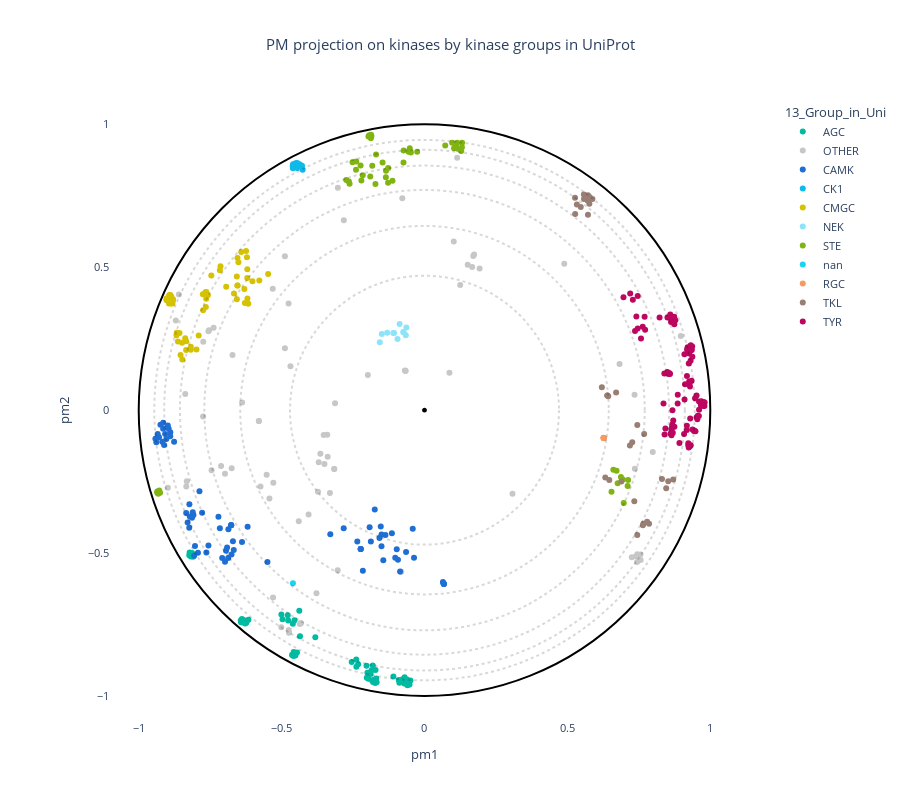

The notebook cell this image was saved under:
### Code cell
# OPTIONS =================================================
#Here you can set different parameters to color & annotate the resulting projection:

if embed :
    title = "PM projection on kinases by kinase groups in UniProt with embeddings"  
else :
    title = "PM projection on kinases by kinase groups in UniProt without embeddings"  
#----------------------------------------------------------
# Select the coloring from annotation .csv file:
labels_name = "13_Group_in_Uni"
# Select classes to label among the "labels_name" or "second_labels_name" column (comma separated list):
second_labels_name = ""
labels_text = []
show_text = False
#----------------------------------------------------------
# Use a custom color palette:
color_palette = kinase_palette #Default: None
use_custom_palette = True
#==========================================================


#Check projection visualization parameters
#Labels name
if labels_name == "":
    labels_name = None
elif labels_name not in annotation_names:
    raise NameError(f"labels_name {labels_name} is not in the availables annotations.\nAvailables annotations: {annotation_names}")
#Second labels name
if second_labels_name == "":
    second_labels_name = None
elif second_labels_name not in annotation_names:
    raise NameError(f'"second_labels_name" {second_labels_name} is not in the availables annotations.\nAvailables annotations: {annotation_names}')

if not use_custom_palette:
    color_palette = None

#Plot graph
fig = plot_embedding_interactive(df_embedding, 
                                 labels_name = labels_name,
                                 second_labels_name = second_labels_name, 
                                 show_text = show_text,
                                 labels_text = labels_text,
                                 color_palette = color_palette, 
                                 title = title, 
                                 fontsize = 11)
fig.show()

### Figure 1 — Plotly figure (JSON) as saved in the notebook; plotly's stock layout.template omitted (floating-point values rounded to 4 significant figures; data arrays with more than 128 entries replaced by an {"elided": "..."} marker saying what was removed)
{"data": [{"customdata": {"elided": "64x19 mixed values"}, "hovertemplate": "<b>%{hovertext}</b><br><br>13_Group_in_Uni=%{customdata[13]}<br>pm1=%{x}<br>pm2=%{y}<br>proteins_id=%{customdata[0]}<br>1_Group=%{customdata[1]}<br>2_Gene=%{customdata[2]}<br>3_HGNC=%{customdata[3]}<br>4_Uni_entry=%{customdata[4]}<br>5_Uni_acc=%{customdata[5]}<br>6_Domain_begin=%{customdata[6]}<br>7_Domain_end=%{customdata[7]}<br>8_Domain_length=%{customdata[8]}<br>9_Largest_insert_length=%{customdata[9]}<br>10_PDB_validation=%{customdata[10]}<br>11_Conformational_state=%{customdata[11]}<br>12_Dihedral_state=%{customdata[12]}<br>14_Group_in_Manning=%{customdata[14]}<br>15_Synonymn=%{customdata[15]}<br>evo_distance=%{customdata[16]}<br>decile_domain=%{customdata[17]}<br>small_cluster=%{customdata[18]}<extra></extra>", "hovertext": ["AGC", "AGC", "AGC", "AGC", "AGC", "AGC", "AGC", "AGC", "AGC", "AGC", "AGC", "AGC", "AGC", "AGC", "AGC", "AGC", "AGC", "AGC", "AGC", "AGC", "AGC", "AGC", "AGC", "AGC", "AGC", "AGC", "AGC", "AGC", "AGC", "AGC", "AGC", "AGC", "AGC", "AGC", "AGC", "AGC", "AGC", "AGC", "AGC", "AGC", "AGC", "AGC", "AGC", "AGC", "AGC", "AGC", "AGC", "AGC", "AGC", "AGC", "AGC", "AGC", "AGC", "AGC", "AGC", "AGC", "AGC", "AGC", "AGC", "AGC", "AGC", "AGC", "AGC", "AGC"], "legendgroup": "AGC", "marker": {"color": "#00bba1", "symbol": "circle"}, "mode": "markers", "name": "AGC", "orientation": "v", "showlegend": true, "type": "scatter", "x": [-0.1713, -0.181, -0.2029, -0.6359, -0.6337, -0.6397, -0.642, -0.6429, -0.4636, -0.4461, -0.4577, -0.4519, -0.4587, -0.4547, -0.4586, -0.6249, -0.6269, -0.2383, -0.2548, -0.2387, -0.2322, -0.382, -0.202, -0.1964, -0.09001, -0.08792, -0.1089, -0.1773, -0.1728, -0.1686, -0.07083, -0.05924, -0.06957, -0.06595, -0.06093, -0.04912, -0.05244, -0.0767, -0.0595, -0.1676, -0.1726, -0.1802, -0.1836, -0.6348, -0.639, -0.477, -0.4549, -0.4607, -0.4356, -0.4381, -0.4786, -0.4968, -0.5008, -0.1885, -0.186, -0.1998, -0.6227, -0.6161, -0.8098, -0.8174, -0.8177, -0.8131, -0.8218, -0.8231], "xaxis": "x", "y": [-0.9091, -0.8939, -0.8941, -0.7431, -0.7391, -0.7385, -0.7426, -0.7362, -0.8565, -0.8479, -0.846, -0.8587, -0.8534, -0.8549, -0.8606, -0.7366, -0.7464, -0.8977, -0.8812, -0.8723, -0.8893, -0.7946, -0.9361, -0.9404, -0.9444, -0.9538, -0.9316, -0.9432, -0.9445, -0.9389, -0.957, -0.9507, -0.935, -0.9514, -0.9423, -0.9461, -0.9597, -0.9419, -0.9627, -0.9522, -0.9546, -0.9514, -0.9465, -0.7336, -0.731, -0.7365, -0.7348, -0.7479, -0.791, -0.7017, -0.7173, -0.7321, -0.7149, -0.923, -0.9115, -0.9193, -0.743, -0.7332, -0.5131, -0.5076, -0.5125, -0.5002, -0.4985, -0.5078], "yaxis": "y"}, {"customdata": {"elided": "81x19 mixed values"}, "hovertemplate": "<b>%{hovertext}</b><br><br>13_Group_in_Uni=%{customdata[13]}<br>pm1=%{x}<br>pm2=%{y}<br>proteins_id=%{customdata[0]}<br>1_Group=%{customdata[1]}<br>2_Gene=%{customdata[2]}<br>3_HGNC=%{customdata[3]}<br>4_Uni_entry=%{customdata[4]}<br>5_Uni_acc=%{customdata[5]}<br>6_Domain_begin=%{customdata[6]}<br>7_Domain_end=%{customdata[7]}<br>8_Domain_length=%{customdata[8]}<br>9_Largest_insert_length=%{customdata[9]}<br>10_PDB_validation=%{customdata[10]}<br>11_Conformational_state=%{customdata[11]}<br>12_Dihedral_state=%{customdata[12]}<br>14_Group_in_Manning=%{customdata[14]}<br>15_Synonymn=%{customdata[15]}<br>evo_distance=%{customdata[16]}<br>decile_domain=%{customdata[17]}<br>small_cluster=%{customdata[18]}<extra></extra>", "hovertext": ["OTHER", "OTHER", "OTHER", "OTHER", "OTHER", "OTHER", "OTHER", "OTHER", "OTHER", "OTHER", "OTHER", "OTHER", "OTHER", "OTHER", "OTHER", "OTHER", "OTHER", "OTHER", "OTHER", "OTHER", "OTHER", "OTHER", "OTHER", "OTHER", "OTHER", "OTHER", "OTHER", "OTHER", "OTHER", "OTHER", "OTHER", "OTHER", "OTHER", "OTHER", "OTHER", "OTHER", "OTHER", "OTHER", "OTHER", "OTHER", "OTHER", "OTHER", "OTHER", "OTHER", "OTHER", "OTHER", "OTHER", "OTHER", "OTHER", "OTHER", "OTHER", "OTHER", "OTHER", "OTHER", "OTHER", "OTHER", "OTHER", "OTHER", "OTHER", "OTHER", "OTHER", "OTHER", "OTHER", "OTHER", "OTHER", "OTHER", "OTHER", "OTHER", "OTHER", "OTHER", "OTHER", "OTHER", "OTHER", "OTHER", "OTHER", "OTHER", "OTHER", "OTHER", "OTHER", "OTHER", "OTHER"], "legendgroup": "OTHER", "marker": {"color": "#c7c7c7", "symbol": "circle"}, "mode": "markers", "name": "OTHER", "orientation": "v", "showlegend": true, "type": "scatter", "x": [-0.5012, -0.4332, -0.4332, -0.4362, -0.5738, -0.529, -0.5427, -0.08374, -0.08152, -0.7118, -0.6748, -0.7451, -0.5524, -0.6981, -0.754, -0.7561, -0.7379, -0.0661, -0.06678, -0.7749, -0.8371, -0.7742, -0.3308, 0.6825, 0.1249, 0.1928, 0.1668, 0.1143, 0.1511, -0.8318, -0.8335, -0.06868, 0.3079, -0.3727, -0.3161, 0.735, 0.7987, 0.7439, 0.7563, -0.1982, -0.3404, -0.5794, -0.6719, -0.6381, -0.4885, 0.1024, 0.8967, -0.5798, -0.0777, -0.8981, -0.4743, -0.4749, -0.3037, -0.3781, -0.469, -0.4884, -0.2823, -0.5299, 0.08723, -0.4756, -0.3529, -0.313, -0.8701, -0.3032, -0.3157, 0.736, -0.44, -0.4056, 0.489, -0.531, -0.8596, -0.3501, -0.3702, -0.3388, -0.3643, 0.1706, 0.1736, 0.7448, 0.7396, 0.7254, 0.7559], "xaxis": "x", "y": [-0.76, -0.7462, -0.7461, -0.748, -0.2671, -0.2538, -0.3092, -0.5662, -0.5655, -0.1956, -0.2036, -0.2103, -0.2262, -0.2224, 0.2796, 0.2764, 0.2883, 0.1381, 0.1372, -0.02189, 0.0567, 0.2391, -0.2899, 0.1619, 0.4379, 0.4955, 0.5012, 0.8833, 0.5086, -0.2493, -0.2674, 0.1385, -0.2922, -0.2858, -0.2061, 0.05371, -0.1461, -0.5312, -0.5248, 0.1228, -0.08593, -0.03797, 0.1929, 0.0268, 0.5381, 0.5898, 0.2597, -0.03774, 0.7418, -0.2715, -0.7789, -0.7692, -0.5602, -0.6406, 0.1535, 0.2169, 0.6641, -0.6553, 0.1307, 0.3728, -0.08672, 0.02448, 0.3134, 0.7782, -0.2061, -0.2051, -0.3889, -0.365, 0.5118, 0.4243, 0.4046, -0.1889, -0.1822, -0.1628, -0.1525, 0.5392, 0.5448, -0.5042, -0.5113, -0.5146, -0.5049], "yaxis": "y"}, {"customdata": {"elided": "77x19 mixed values"}, "hovertemplate": "<b>%{hovertext}</b><br><br>13_Group_in_Uni=%{customdata[13]}<br>pm1=%{x}<br>pm2=%{y}<br>proteins_id=%{customdata[0]}<br>1_Group=%{customdata[1]}<br>2_Gene=%{customdata[2]}<br>3_HGNC=%{customdata[3]}<br>4_Uni_entry=%{customdata[4]}<br>5_Uni_acc=%{customdata[5]}<br>6_Domain_begin=%{customdata[6]}<br>7_Domain_end=%{customdata[7]}<br>8_Domain_length=%{customdata[8]}<br>9_Largest_insert_length=%{customdata[9]}<br>10_PDB_validation=%{customdata[10]}<br>11_Conformational_state=%{customdata[11]}<br>12_Dihedral_state=%{customdata[12]}<br>14_Group_in_Manning=%{customdata[14]}<br>15_Synonymn=%{customdata[15]}<br>evo_distance=%{customdata[16]}<br>decile_domain=%{customdata[17]}<br>small_cluster=%{customdata[18]}<extra></extra>", "hovertext": ["CAMK", "CAMK", "CAMK", "CAMK", "CAMK", "CAMK", "CAMK", "CAMK", "CAMK", "CAMK", "CAMK", "CAMK", "CAMK", "CAMK", "CAMK", "CAMK", "CAMK", "CAMK", "CAMK", "CAMK", "CAMK", "CAMK", "CAMK", "CAMK", "CAMK", "CAMK", "CAMK", "CAMK", "CAMK", "CAMK", "CAMK", "CAMK", "CAMK", "CAMK", "CAMK", "CAMK", "CAMK", "CAMK", "CAMK", "CAMK", "CAMK", "CAMK", "CAMK", "CAMK", "CAMK", "CAMK", "CAMK", "CAMK", "CAMK", "CAMK", "CAMK", "CAMK", "CAMK", "CAMK", "CAMK", "CAMK", "CAMK", "CAMK", "CAMK", "CAMK", "CAMK", "CAMK", "CAMK", "CAMK", "CAMK", "CAMK", "CAMK", "CAMK", "CAMK", "CAMK", "CAMK", "CAMK", "CAMK", "CAMK", "CAMK", "CAMK", "CAMK"], "legendgroup": "CAMK", "marker": {"color": "#1f6ed4", "symbol": "circle"}, "mode": "markers", "name": "CAMK", "orientation": "v", "showlegend": true, "type": "scatter", "x": [-0.1504, -0.1505, -0.6908, -0.6753, -0.6943, -0.8085, -0.8209, -0.8135, -0.811, -0.6704, -0.687, -0.8338, -0.2157, -0.6385, -0.9076, -0.8894, -0.8762, -0.7161, -0.6862, -0.7211, -0.174, -0.9175, -0.7633, -0.756, -0.8031, -0.1368, -0.1576, -0.192, -0.153, -0.1442, -0.8062, -0.7927, -0.9142, -0.924, -0.9145, -0.8981, -0.1141, -0.3296, -0.2827, -0.929, -0.9383, -0.2352, -0.7874, -0.8227, -0.2234, -0.2234, -0.223, -0.6675, -0.1024, -0.09284, -0.6764, -0.6762, -0.6768, -0.7079, -0.698, -0.06446, -0.03665, -0.09713, -0.04113, -0.1877, -0.9335, -0.9417, -0.0854, -0.9034, -0.8897, -0.6189, -0.5495, -0.7782, -0.829, -0.8232, -0.9112, 0.0671, 0.0677, 0.06695, 0.06771, 0.0645, -0.8952], "xaxis": "x", "y": [-0.476, -0.4351, -0.481, -0.5051, -0.4922, -0.3667, -0.3721, -0.3764, -0.357, -0.4591, -0.5172, -0.3602, -0.562, -0.4613, -0.08329, -0.0775, -0.1107, -0.4132, -0.4165, -0.3729, -0.348, -0.1107, -0.4983, -0.4736, -0.4756, -0.4366, -0.4475, -0.41, -0.4069, -0.5252, -0.5092, -0.4991, -0.04396, -0.05136, -0.06499, -0.05358, -0.4306, -0.434, -0.4135, -0.09484, -0.1123, -0.4593, -0.2837, -0.3295, -0.4856, -0.4861, -0.4857, -0.4895, -0.5167, -0.5239, -0.4024, -0.4022, -0.4025, -0.5172, -0.5309, -0.4964, -0.5162, -0.4864, -0.4149, -0.4597, -0.08364, -0.09991, -0.565, -0.101, -0.09124, -0.4083, -0.531, -0.359, -0.3936, -0.4116, -0.1221, -0.6073, -0.6081, -0.6068, -0.6086, -0.6015, -0.06536], "yaxis": "y"}, {"customdata": {"elided": "12x19 mixed values"}, "hovertemplate": "<b>%{hovertext}</b><br><br>13_Group_in_Uni=%{customdata[13]}<br>pm1=%{x}<br>pm2=%{y}<br>proteins_id=%{customdata[0]}<br>1_Group=%{customdata[1]}<br>2_Gene=%{customdata[2]}<br>3_HGNC=%{customdata[3]}<br>4_Uni_entry=%{customdata[4]}<br>5_Uni_acc=%{customdata[5]}<br>6_Domain_begin=%{customdata[6]}<br>7_Domain_end=%{customdata[7]}<br>8_Domain_length=%{customdata[8]}<br>9_Largest_insert_length=%{customdata[9]}<br>10_PDB_validation=%{customdata[10]}<br>11_Conformational_state=%{customdata[11]}<br>12_Dihedral_state=%{customdata[12]}<br>14_Group_in_Manning=%{customdata[14]}<br>15_Synonymn=%{customdata[15]}<br>evo_distance=%{customdata[16]}<br>decile_domain=%{customdata[17]}<br>small_cluster=%{customdata[18]}<extra></extra>", "hovertext": ["CK1", "CK1", "CK1", "CK1", "CK1", "CK1", "CK1", "CK1", "CK1", "CK1", "CK1", "CK1"], "legendgroup": "CK1", "marker": {"color": "#0dbae9", "symbol": "circle"}, "mode": "markers", "name": "CK1", "orientation": "v", "showlegend": true, "type": "scatter", "x": [-0.4413, -0.4372, -0.4455, -0.4492, -0.4476, -0.4512, -0.4455, -0.4264, -0.4287, -0.4612, -0.4604, -0.46], "xaxis": "x", "y": [0.8542, 0.8606, 0.8475, 0.8528, 0.8591, 0.8635, 0.8644, 0.8412, 0.8554, 0.8533, 0.8463, 0.8607], "yaxis": "y"}, {"customdata": {"elided": "62x19 mixed values"}, "hovertemplate": "<b>%{hovertext}</b><br><br>13_Group_in_Uni=%{customdata[13]}<br>pm1=%{x}<br>pm2=%{y}<br>proteins_id=%{customdata[0]}<br>1_Group=%{customdata[1]}<br>2_Gene=%{customdata[2]}<br>3_HGNC=%{customdata[3]}<br>4_Uni_entry=%{customdata[4]}<br>5_Uni_acc=%{customdata[5]}<br>6_Domain_begin=%{customdata[6]}<br>7_Domain_end=%{customdata[7]}<br>8_Domain_length=%{customdata[8]}<br>9_Largest_insert_length=%{customdata[9]}<br>10_PDB_validation=%{customdata[10]}<br>11_Conformational_state=%{customdata[11]}<br>12_Dihedral_state=%{customdata[12]}<br>14_Group_in_Manning=%{customdata[14]}<br>15_Synonymn=%{customdata[15]}<br>evo_distance=%{customdata[16]}<br>decile_domain=%{customdata[17]}<br>small_cluster=%{customdata[18]}<extra></extra>", "hovertext": ["CMGC", "CMGC", "CMGC", "CMGC", "CMGC", "CMGC", "CMGC", "CMGC", "CMGC", "CMGC", "CMGC", "CMGC", "CMGC", "CMGC", "CMGC", "CMGC", "CMGC", "CMGC", "CMGC", "CMGC", "CMGC", "CMGC", "CMGC", "CMGC", "CMGC", "CMGC", "CMGC", "CMGC", "CMGC", "CMGC", "CMGC", "CMGC", "CMGC", "CMGC", "CMGC", "CMGC", "CMGC", "CMGC", "CMGC", "CMGC", "CMGC", "CMGC", "CMGC", "CMGC", "CMGC", "CMGC", "CMGC", "CMGC", "CMGC", "CMGC", "CMGC", "CMGC", "CMGC", "CMGC", "CMGC", "CMGC", "CMGC", "CMGC", "CMGC", "CMGC", "CMGC", "CMGC"], "legendgroup": "CMGC", "marker": {"color": "#d5c203", "symbol": "circle"}, "mode": "markers", "name": "CMGC", "orientation": "v", "showlegend": true, "type": "scatter", "x": [-0.6567, -0.6196, -0.6543, -0.6544, -0.6164, -0.6211, -0.6412, -0.6244, -0.6212, -0.651, -0.6544, -0.6021, -0.6302, -0.6938, -0.6668, -0.5781, -0.62, -0.5471, -0.6565, -0.6202, -0.6285, -0.764, -0.7635, -0.7756, -0.7663, -0.7581, -0.9024, -0.9029, -0.9005, -0.9017, -0.8796, -0.8866, -0.8927, -0.8856, -0.8915, -0.7651, -0.7746, -0.8823, -0.888, -0.8874, -0.8941, -0.7138, -0.716, -0.8341, -0.8572, -0.8373, -0.8628, -0.8484, -0.834, -0.7901, -0.8177, -0.8536, -0.8474, -0.7979, -0.8678, -0.8672, -0.746, -0.8177, -0.8815, -0.8937, -0.8927, -0.8893], "xaxis": "x", "y": [0.4679, 0.3902, 0.4364, 0.4365, 0.3722, 0.377, 0.5536, 0.5564, 0.5345, 0.5173, 0.532, 0.4512, 0.4236, 0.432, 0.4084, 0.4536, 0.4934, 0.4766, 0.3884, 0.4624, 0.3745, 0.3895, 0.413, 0.4056, 0.4125, 0.4019, 0.3844, 0.3877, 0.3875, 0.3912, 0.3875, 0.3886, 0.3939, 0.3966, 0.3871, 0.3607, 0.3494, 0.3728, 0.3729, 0.3797, 0.3729, 0.5032, 0.4893, 0.2103, 0.2701, 0.2514, 0.2404, 0.2361, 0.2408, 0.2608, 0.2116, 0.1927, 0.1771, 0.2117, 0.2619, 0.2709, 0.4711, 0.2221, 0.3792, 0.4002, 0.4026, 0.4031], "yaxis": "y"}, {"customdata": {"elided": "11x19 mixed values"}, "hovertemplate": "<b>%{hovertext}</b><br><br>13_Group_in_Uni=%{customdata[13]}<br>pm1=%{x}<br>pm2=%{y}<br>proteins_id=%{customdata[0]}<br>1_Group=%{customdata[1]}<br>2_Gene=%{customdata[2]}<br>3_HGNC=%{customdata[3]}<br>4_Uni_entry=%{customdata[4]}<br>5_Uni_acc=%{customdata[5]}<br>6_Domain_begin=%{customdata[6]}<br>7_Domain_end=%{customdata[7]}<br>8_Domain_length=%{customdata[8]}<br>9_Largest_insert_length=%{customdata[9]}<br>10_PDB_validation=%{customdata[10]}<br>11_Conformational_state=%{customdata[11]}<br>12_Dihedral_state=%{customdata[12]}<br>14_Group_in_Manning=%{customdata[14]}<br>15_Synonymn=%{customdata[15]}<br>evo_distance=%{customdata[16]}<br>decile_domain=%{customdata[17]}<br>small_cluster=%{customdata[18]}<extra></extra>", "hovertext": ["NEK", "NEK", "NEK", "NEK", "NEK", "NEK", "NEK", "NEK", "NEK", "NEK", "NEK"], "legendgroup": "NEK", "marker": {"color": "#8ce4fa", "symbol": "circle"}, "mode": "markers", "name": "NEK", "orientation": "v", "showlegend": true, "type": "scatter", "x": [-0.06534, -0.1565, -0.07393, -0.08706, -0.07359, -0.06338, -0.09445, -0.1306, -0.1494, -0.1092, -0.1066], "xaxis": "x", "y": [0.2621, 0.2376, 0.2738, 0.3011, 0.2729, 0.2891, 0.249, 0.2704, 0.2666, 0.2695, 0.2699], "yaxis": "y"}, {"customdata": {"elided": "56x19 mixed values"}, "hovertemplate": "<b>%{hovertext}</b><br><br>13_Group_in_Uni=%{customdata[13]}<br>pm1=%{x}<br>pm2=%{y}<br>proteins_id=%{customdata[0]}<br>1_Group=%{customdata[1]}<br>2_Gene=%{customdata[2]}<br>3_HGNC=%{customdata[3]}<br>4_Uni_entry=%{customdata[4]}<br>5_Uni_acc=%{customdata[5]}<br>6_Domain_begin=%{customdata[6]}<br>7_Domain_end=%{customdata[7]}<br>8_Domain_length=%{customdata[8]}<br>9_Largest_insert_length=%{customdata[9]}<br>10_PDB_validation=%{customdata[10]}<br>11_Conformational_state=%{customdata[11]}<br>12_Dihedral_state=%{customdata[12]}<br>14_Group_in_Manning=%{customdata[14]}<br>15_Synonymn=%{customdata[15]}<br>evo_distance=%{customdata[16]}<br>decile_domain=%{customdata[17]}<br>small_cluster=%{customdata[18]}<extra></extra>", "hovertext": ["STE", "STE", "STE", "STE", "STE", "STE", "STE", "STE", "STE", "STE", "STE", "STE", "STE", "STE", "STE", "STE", "STE", "STE", "STE", "STE", "STE", "STE", "STE", "STE", "STE", "STE", "STE", "STE", "STE", "STE", "STE", "STE", "STE", "STE", "STE", "STE", "STE", "STE", "STE", "STE", "STE", "STE", "STE", "STE", "STE", "STE", "STE", "STE", "STE", "STE", "STE", "STE", "STE", "STE", "STE", "STE"], "legendgroup": "STE", "marker": {"color": "#80b412", "symbol": "circle"}, "mode": "markers", "name": "STE", "orientation": "v", "showlegend": true, "type": "scatter", "x": [0.6544, -0.1877, -0.1907, -0.1903, -0.1857, -0.1962, -0.1933, -0.1871, 0.09673, 0.07259, 0.1162, 0.1034, 0.1099, 0.1142, 0.1315, 0.1285, 0.1309, -0.1716, -0.1467, -0.1353, -0.1347, -0.05598, -0.127, -0.04769, -0.07296, -0.02563, -0.05164, -0.2237, -0.9351, -0.9352, -0.9316, -0.9283, -0.9252, -0.9308, -0.112, -0.1275, -0.2209, -0.1898, -0.2161, -0.1695, -0.2397, -0.1828, -0.2389, -0.2519, -0.2622, -0.2738, -0.2646, -0.07349, 0.6943, 0.7124, 0.6971, 0.7108, 0.6759, 0.6608, 0.672, 0.6874], "xaxis": "x", "y": [-0.2855, 0.9514, 0.9566, 0.9603, 0.9591, 0.9572, 0.962, 0.9636, 0.9354, 0.9258, 0.9142, 0.9162, 0.9273, 0.9353, 0.936, 0.9064, 0.9199, 0.7912, 0.8661, 0.8146, 0.8372, 0.9041, 0.8474, 0.9011, 0.9089, 0.9039, 0.9168, 0.8562, -0.2844, -0.2894, -0.2926, -0.2814, -0.289, -0.2871, 0.8028, 0.796, 0.8037, 0.8174, 0.8217, 0.8946, 0.841, 0.8554, 0.8698, 0.867, 0.7925, 0.8053, 0.7998, 0.8664, -0.2429, -0.2448, -0.3247, -0.2659, -0.2555, -0.209, -0.2118, -0.2336], "yaxis": "y"}, {"customdata": [[270, "OTHER", "PEAK3", "HGNC:24793", "PEAK3_HUMAN", "Q6ZS72", 171, 397, 227, 8, "nan", "nan", "nan", "nan", "OTHER", "C19orf35", 3.126, 0, "Other"]], "hovertemplate": "<b>%{hovertext}</b><br><br>13_Group_in_Uni=%{customdata[13]}<br>pm1=%{x}<br>pm2=%{y}<br>proteins_id=%{customdata[0]}<br>1_Group=%{customdata[1]}<br>2_Gene=%{customdata[2]}<br>3_HGNC=%{customdata[3]}<br>4_Uni_entry=%{customdata[4]}<br>5_Uni_acc=%{customdata[5]}<br>6_Domain_begin=%{customdata[6]}<br>7_Domain_end=%{customdata[7]}<br>8_Domain_length=%{customdata[8]}<br>9_Largest_insert_length=%{customdata[9]}<br>10_PDB_validation=%{customdata[10]}<br>11_Conformational_state=%{customdata[11]}<br>12_Dihedral_state=%{customdata[12]}<br>14_Group_in_Manning=%{customdata[14]}<br>15_Synonymn=%{customdata[15]}<br>evo_distance=%{customdata[16]}<br>decile_domain=%{customdata[17]}<br>small_cluster=%{customdata[18]}<extra></extra>", "hovertext": ["nan"], "legendgroup": "nan", "marker": {"color": "#19d3f3", "symbol": "circle"}, "mode": "markers", "name": "nan", "orientation": "v", "showlegend": true, "type": "scatter", "x": [-0.4605], "xaxis": "x", "y": [-0.6053], "yaxis": "y"}, {"customdata": [[310, "RGC", "GUCY2C", "HGNC:4688", "GUC2C_HUMAN", "P25092", 489, 747, 259, 19, "nan", "nan", "nan", "RGC", "RGC", "GUC2C,STAR", 2.488, 2, "Other"], [311, "RGC", "GUCY2D", "HGNC:4689", "GUC2D_HUMAN", "Q02846", 510, 807, 298, 26, "nan", "nan", "nan", "RGC", "RGC", "CORD6,GUC1A4,GUC2D,RETGC,RETGC1", 2.543, 8, "Other"], [312, "RGC", "GUCY2F", "HGNC:4691", "GUC2F_HUMAN", "P51841", 547, 811, 265, 14, "nan", "nan", "nan", "RGC", "RGC", "GUC2F,RETGC2", 2.446, 5, "Other"], [313, "RGC", "NPR1", "HGNC:7943", "ANPRA_HUMAN", "P16066", 533, 803, 271, 15, "nan", "nan", "nan", "RGC", "RGC", "ANPRA", 2.158, 6, "Other"], [314, "RGC", "NPR2", "HGNC:7944", "ANPRB_HUMAN", "P20594", 517, 788, 272, 15, "nan", "nan", "nan", "RGC", "RGC", "ANPRB", 2.134, 6, "Other"]], "hovertemplate": "<b>%{hovertext}</b><br><br>13_Group_in_Uni=%{customdata[13]}<br>pm1=%{x}<br>pm2=%{y}<br>proteins_id=%{customdata[0]}<br>1_Group=%{customdata[1]}<br>2_Gene=%{customdata[2]}<br>3_HGNC=%{customdata[3]}<br>4_Uni_entry=%{customdata[4]}<br>5_Uni_acc=%{customdata[5]}<br>6_Domain_begin=%{customdata[6]}<br>7_Domain_end=%{customdata[7]}<br>8_Domain_length=%{customdata[8]}<br>9_Largest_insert_length=%{customdata[9]}<br>10_PDB_validation=%{customdata[10]}<br>11_Conformational_state=%{customdata[11]}<br>12_Dihedral_state=%{customdata[12]}<br>14_Group_in_Manning=%{customdata[14]}<br>15_Synonymn=%{customdata[15]}<br>evo_distance=%{customdata[16]}<br>decile_domain=%{customdata[17]}<br>small_cluster=%{customdata[18]}<extra></extra>", "hovertext": ["RGC", "RGC", "RGC", "RGC", "RGC"], "legendgroup": "RGC", "marker": {"color": "#f59a62", "symbol": "circle"}, "mode": "markers", "name": "RGC", "orientation": "v", "showlegend": true, "type": "scatter", "x": [0.6278, 0.6268, 0.6267, 0.627, 0.6266], "xaxis": "x", "y": [-0.09832, -0.09789, -0.09706, -0.09785, -0.09773], "yaxis": "y"}, {"customdata": {"elided": "34x19 mixed values"}, "hovertemplate": "<b>%{hovertext}</b><br><br>13_Group_in_Uni=%{customdata[13]}<br>pm1=%{x}<br>pm2=%{y}<br>proteins_id=%{customdata[0]}<br>1_Group=%{customdata[1]}<br>2_Gene=%{customdata[2]}<br>3_HGNC=%{customdata[3]}<br>4_Uni_entry=%{customdata[4]}<br>5_Uni_acc=%{customdata[5]}<br>6_Domain_begin=%{customdata[6]}<br>7_Domain_end=%{customdata[7]}<br>8_Domain_length=%{customdata[8]}<br>9_Largest_insert_length=%{customdata[9]}<br>10_PDB_validation=%{customdata[10]}<br>11_Conformational_state=%{customdata[11]}<br>12_Dihedral_state=%{customdata[12]}<br>14_Group_in_Manning=%{customdata[14]}<br>15_Synonymn=%{customdata[15]}<br>evo_distance=%{customdata[16]}<br>decile_domain=%{customdata[17]}<br>small_cluster=%{customdata[18]}<extra></extra>", "hovertext": ["TKL", "TKL", "TKL", "TKL", "TKL", "TKL", "TKL", "TKL", "TKL", "TKL", "TKL", "TKL", "TKL", "TKL", "TKL", "TKL", "TKL", "TKL", "TKL", "TKL", "TKL", "TKL", "TKL", "TKL", "TKL", "TKL", "TKL", "TKL", "TKL", "TKL", "TKL", "TKL", "TKL", "TKL"], "legendgroup": "TKL", "marker": {"color": "#997e73", "symbol": "circle"}, "mode": "markers", "name": "TKL", "orientation": "v", "showlegend": true, "type": "scatter", "x": [0.577, 0.5704, 0.5577, 0.5331, 0.5467, 0.5721, 0.572, 0.6394, 0.7662, 0.5875, 0.5787, 0.5273, 0.7445, 0.6887, 0.8457, 0.8529, 0.8702, 0.8311, 0.7858, 0.7788, 0.7686, 0.7446, 0.6466, 0.6326, 0.7641, 0.6705, 0.6402, 0.6206, 0.6428, 0.7188, 0.7269, 0.5582, 0.5266, 0.7342], "xaxis": "x", "y": [0.7218, 0.7336, 0.7542, 0.7194, 0.7108, 0.7521, 0.6834, 0.05094, -0.3978, 0.7387, 0.7453, 0.6862, -0.4366, -0.2501, -0.2731, -0.2485, -0.243, -0.2412, -0.3976, -0.3909, -0.08381, -0.05181, -0.2448, -0.2359, -0.4027, 0.06141, 0.05091, 0.07983, 0.04846, -0.1237, -0.112, 0.7387, 0.7429, -0.3191], "yaxis": "y"}, {"customdata": {"elided": "94x19 mixed values"}, "hovertemplate": "<b>%{hovertext}</b><br><br>13_Group_in_Uni=%{customdata[13]}<br>pm1=%{x}<br>pm2=%{y}<br>proteins_id=%{customdata[0]}<br>1_Group=%{customdata[1]}<br>2_Gene=%{customdata[2]}<br>3_HGNC=%{customdata[3]}<br>4_Uni_entry=%{customdata[4]}<br>5_Uni_acc=%{customdata[5]}<br>6_Domain_begin=%{customdata[6]}<br>7_Domain_end=%{customdata[7]}<br>8_Domain_length=%{customdata[8]}<br>9_Largest_insert_length=%{customdata[9]}<br>10_PDB_validation=%{customdata[10]}<br>11_Conformational_state=%{customdata[11]}<br>12_Dihedral_state=%{customdata[12]}<br>14_Group_in_Manning=%{customdata[14]}<br>15_Synonymn=%{customdata[15]}<br>evo_distance=%{customdata[16]}<br>decile_domain=%{customdata[17]}<br>small_cluster=%{customdata[18]}<extra></extra>", "hovertext": ["TYR", "TYR", "TYR", "TYR", "TYR", "TYR", "TYR", "TYR", "TYR", "TYR", "TYR", "TYR", "TYR", "TYR", "TYR", "TYR", "TYR", "TYR", "TYR", "TYR", "TYR", "TYR", "TYR", "TYR", "TYR", "TYR", "TYR", "TYR", "TYR", "TYR", "TYR", "TYR", "TYR", "TYR", "TYR", "TYR", "TYR", "TYR", "TYR", "TYR", "TYR", "TYR", "TYR", "TYR", "TYR", "TYR", "TYR", "TYR", "TYR", "TYR", "TYR", "TYR", "TYR", "TYR", "TYR", "TYR", "TYR", "TYR", "TYR", "TYR", "TYR", "TYR", "TYR", "TYR", "TYR", "TYR", "TYR", "TYR", "TYR", "TYR", "TYR", "TYR", "TYR", "TYR", "TYR", "TYR", "TYR", "TYR", "TYR", "TYR", "TYR", "TYR", "TYR", "TYR", "TYR", "TYR", "TYR", "TYR", "TYR", "TYR", "TYR", "TYR", "TYR", "TYR"], "legendgroup": "TYR", "marker": {"color": "#bd065f", "symbol": "circle"}, "mode": "markers", "name": "TYR", "orientation": "v", "showlegend": true, "type": "scatter", "x": [0.9311, 0.918, 0.9181, 0.926, 0.8393, 0.8612, 0.9246, 0.9231, 0.8742, 0.892, 0.9301, 0.9258, 0.9438, 0.9606, 0.9795, 0.9669, 0.9711, 0.9729, 0.9673, 0.9698, 0.9762, 0.9752, 0.9686, 0.9744, 0.9763, 0.978, 0.9802, 0.9431, 0.9481, 0.938, 0.8858, 0.8862, 0.7413, 0.7702, 0.7635, 0.7719, 0.8671, 0.85, 0.8776, 0.86, 0.8429, 0.8639, 0.84, 0.9289, 0.9183, 0.927, 0.9316, 0.9564, 0.7197, 0.9601, 0.6962, 0.9522, 0.7459, 0.8226, 0.8627, 0.8643, 0.9373, 0.9247, 0.9346, 0.8689, 0.8676, 0.8546, 0.8587, 0.8498, 0.929, 0.9354, 0.9187, 0.9208, 0.8634, 0.8737, 0.9467, 0.9521, 0.8674, 0.9095, 0.7575, 0.9316, 0.9368, 0.9117, 0.8549, 0.8673, 0.8704, 0.8363, 0.9297, 0.9231, 0.7459, 0.7367, 0.9099, 0.9083, 0.9271, 0.9546, 0.7291, 0.8585, 0.8744, 0.9606], "xaxis": "x", "y": [0.173, -0.05458, -0.06922, 0.09979, 0.1279, -0.08159, -0.1305, -0.1225, 0.3008, -0.1149, 0.2079, 0.1984, -0.07131, 0.03026, 0.01433, 0.02396, 0.01713, 0.02164, 0.01719, 0.01986, 0.01793, 0.01405, 0.03085, 0.02436, 0.02807, 0.02313, 0.02642, -0.07323, -0.07432, -0.06764, 0.02293, 0.05396, 0.3278, 0.327, 0.2914, 0.2816, -0.05997, 0.3239, 0.3142, 0.3348, -0.06406, -0.06621, -0.0856, 0.08272, 0.1191, 0.0933, -0.123, -0.01958, 0.4078, -0.02073, 0.3948, -0.02475, 0.3992, 0.3244, 0.3085, -0.08758, 0.187, 0.1631, 0.1027, -0.07955, -0.0001646, 0.1262, 0.1265, 0.1331, 0.216, 0.2101, 0.2126, 0.2199, 0.3211, 0.3265, 0.04172, 0.0511, -0.05029, 0.1959, 0.2507, 0.2271, 0.223, 0.0906, 0.1296, -0.05553, -0.03631, 0.0228, -0.02935, -0.1163, 0.2857, 0.2772, 0.03699, -0.08337, -0.1273, -0.03229, 0.3865, 0.1282, -0.05775, 0.001743], "yaxis": "y"}], "layout": {"font": {"size": 11}, "height": 800, "legend": {"title": {"text": "13_Group_in_Uni"}, "tracegroupgap": 0}, "plot_bgcolor": "rgba(0, 0, 0, 0)", "shapes": [{"line": {"color": "black", "dash": "dot"}, "opacity": 0.15, "type": "circle", "x0": -0.4706, "x1": 0.4706, "y0": -0.4706, "y1": 0.4706}, {"line": {"color": "black", "dash": "dot"}, "opacity": 0.15, "type": "circle", "x0": -0.6447, "x1": 0.6447, "y0": -0.6447, "y1": 0.6447}, {"line": {"color": "black", "dash": "dot"}, "opacity": 0.15, "type": "circle", "x0": -0.7705, "x1": 0.7705, "y0": -0.7705, "y1": 0.7705}, {"line": {"color": "black", "dash": "dot"}, "opacity": 0.15, "type": "circle", "x0": -0.8557, "x1": 0.8557, "y0": -0.8557, "y1": 0.8557}, {"line": {"color": "black", "dash": "dot"}, "opacity": 0.15, "type": "circle", "x0": -0.9108, "x1": 0.9108, "y0": -0.9108, "y1": 0.9108}, {"line": {"color": "black", "dash": "dot"}, "opacity": 0.15, "type": "circle", "x0": -0.9455, "x1": 0.9455, "y0": -0.9455, "y1": 0.9455}, {"line": {"color": "Black"}, "type": "circle", "x0": -1, "x1": 1, "xref": "x", "y0": -1, "y1": 1, "yref": "y"}, {"fillcolor": "Black", "line": {"color": "Black"}, "type": "circle", "x0": -0.005, "x1": 0.005, "xref": "x", "y0": -0.005, "y1": 0.005, "yref": "y"}], "title": {"text": "PM projection on kinases by kinase groups in UniProt", "x": 0.5}, "xaxis": {"anchor": "y", "constrain": "domain", "domain": [0, 1], "range": [-1.1, 1.1], "title": {"text": "pm1"}}, "yaxis": {"anchor": "x", "domain": [0, 1], "scaleanchor": "x", "scaleratio": 1, "title": {"text": "pm2"}}, "yaxis2": {"layer": "below traces", "matches": "y", "overlaying": "y"}}}
